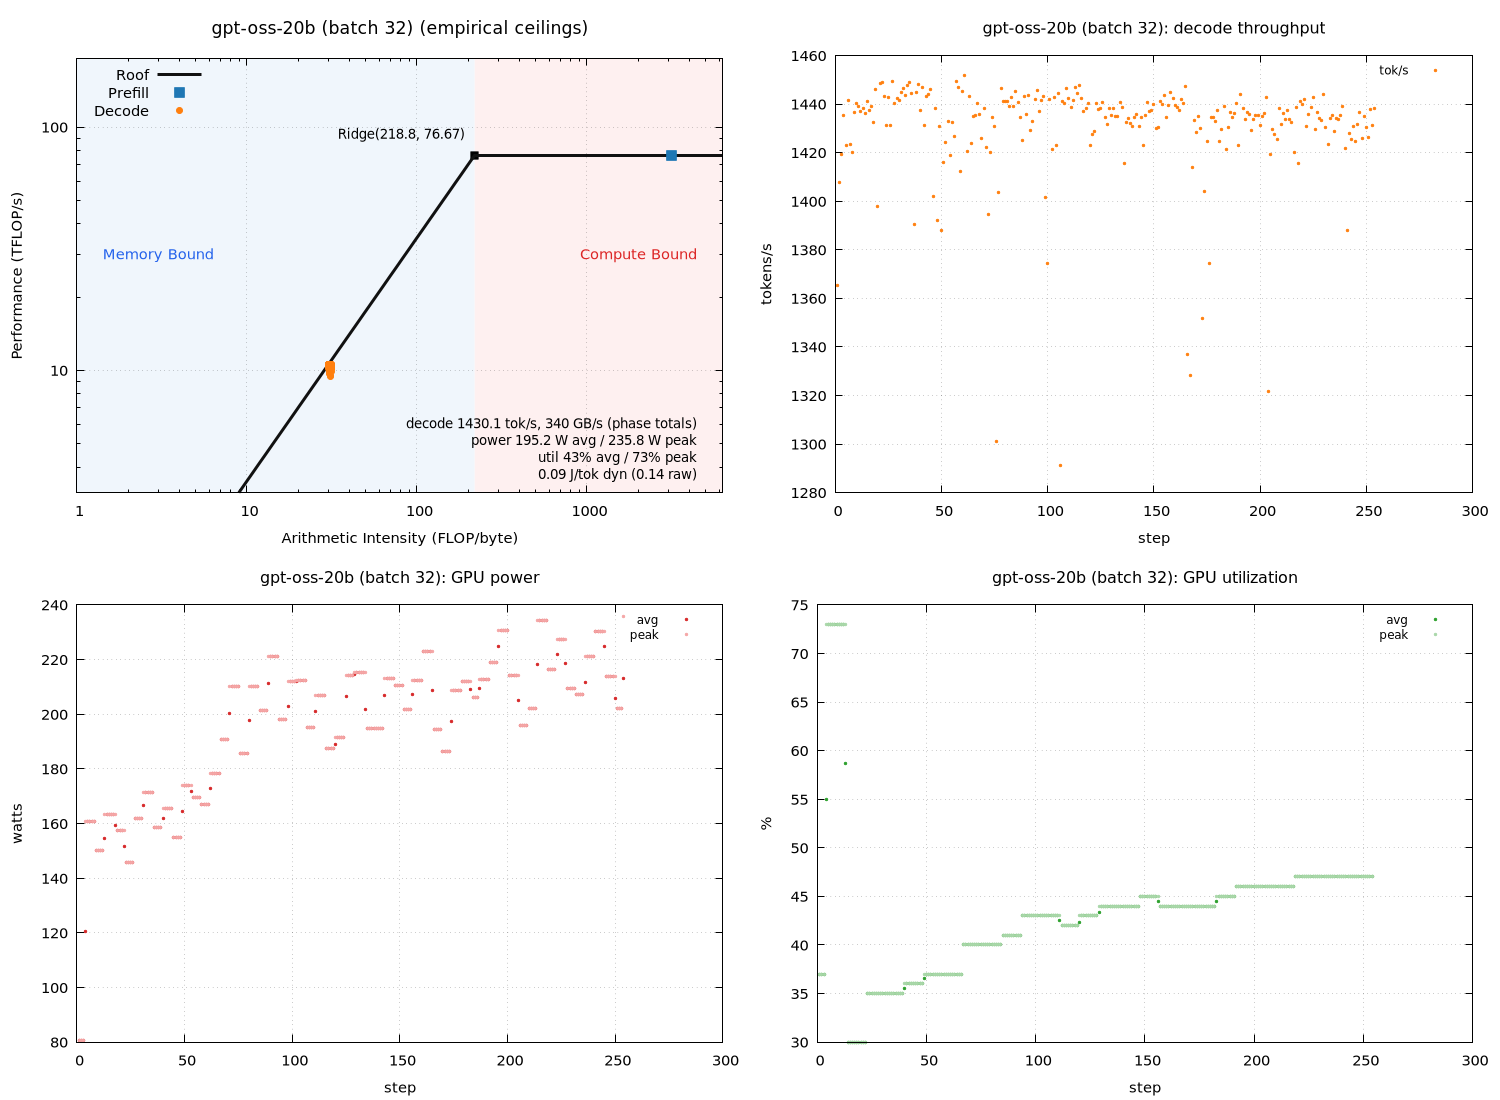

This chart was generated by the following gnuplot code:
set terminal pngcairo size 1500,1100 enhanced font 'Sans,11'
set output 'sweep_a100_vllm/gpt_b032_roofline.png'
set datafile separator "\t"
set datafile missing 'NaN'
set multiplot layout 2,2
unset label
unset object
unset arrow
set title "gpt-oss-20b (batch 32) (empirical ceilings)" font ',13'
set xlabel "Arithmetic Intensity (FLOP/byte)"
set ylabel "Performance (TFLOP/s)"
set logscale xy
set xrange [1:6316.27]
set yrange [3.14097:191.678]
set grid xtics ytics
set key top left
set object 1 rectangle from graph 0, graph 0 to first 218.769, graph 1 \
    fillcolor rgb '#dce9f7' fillstyle solid 0.45 noborder behind
set object 2 rectangle from first 218.769, graph 0 to graph 1, graph 1 \
    fillcolor rgb '#fbdcdc' fillstyle solid 0.45 noborder behind
set label 1 "Memory Bound" at graph 0.04, graph 0.55 left \
    textcolor rgb '#2563eb' font ',11'
set label 2 "Compute Bound" at graph 0.96, graph 0.55 right \
    textcolor rgb '#dc2626' font ',11'
set label 3 "Ridge(218.8, 76.67)" \
    at first 218.769, first 76.6712 right \
    point pointtype 5 pointsize 1.2 \
    offset character -1.5, character 1 font ',10'
set label 4 "decode 1430.1 tok/s, 340 GB/s (phase totals)\npower 195.2 W avg / 235.8 W peak\nutil 43% avg / 73% peak\n0.09 J/tok dyn (0.14 raw)" at graph 0.96, graph 0.16 right font ',10'
peak_t = 76.6712
peak_b = 350.466
roof(x) = (x * peak_b / 1000.0 < peak_t) ? x * peak_b / 1000.0 : peak_t
plot roof(x) with lines linewidth 3 linecolor rgb '#111111' title 'Roof', \
     'sweep_a100_vllm/gpt_b032_roofline.dat' using 3:(strcol(2) eq 'prefill' ? $4 : 1/0) with points \
         pointtype 5 pointsize 1.6 linecolor rgb '#1f77b4' title 'Prefill', \
     'sweep_a100_vllm/gpt_b032_roofline.dat' using 3:(strcol(2) eq 'decode' ? $4 : 1/0) with points \
         pointtype 7 pointsize 1.0 linecolor rgb '#ff7f0e' title 'Decode'

unset label
unset object
unset arrow
unset logscale
set xrange [*:*]
set yrange [*:*]
set title "gpt-oss-20b (batch 32): decode throughput" font ',12'
set xlabel "step"
set ylabel "tokens/s"
set grid xtics ytics
set key top right font ',9'
plot 'sweep_a100_vllm/gpt_b032_roofline.dat' using 1:(strcol(2) eq 'decode' ? $5 : 1/0) with points pointtype 7 pointsize 0.4 linecolor rgb '#ff7f0e' title 'tok/s'

unset label
unset object
unset arrow
unset logscale
set xrange [*:*]
set yrange [*:*]
set title "gpt-oss-20b (batch 32): GPU power" font ',12'
set xlabel "step"
set ylabel "watts"
set grid xtics ytics
set key top right font ',9'
plot 'sweep_a100_vllm/gpt_b032_roofline.dat' using 1:(strcol(2) eq 'decode' ? $6 : 1/0) with points pointtype 7 pointsize 0.4 linecolor rgb '#d62728' title 'avg', \
     'sweep_a100_vllm/gpt_b032_roofline.dat' using 1:(strcol(2) eq 'decode' ? $8 : 1/0) with points pointtype 7 pointsize 0.4 linecolor rgb '#f4a6a6' title 'peak'

unset label
unset object
unset arrow
unset logscale
set xrange [*:*]
set yrange [*:*]
set title "gpt-oss-20b (batch 32): GPU utilization" font ',12'
set xlabel "step"
set ylabel "%"
set grid xtics ytics
set key top right font ',9'
plot 'sweep_a100_vllm/gpt_b032_roofline.dat' using 1:(strcol(2) eq 'decode' ? $7 : 1/0) with points pointtype 7 pointsize 0.4 linecolor rgb '#2ca02c' title 'avg', \
     'sweep_a100_vllm/gpt_b032_roofline.dat' using 1:(strcol(2) eq 'decode' ? $9 : 1/0) with points pointtype 7 pointsize 0.4 linecolor rgb '#a9d7a9' title 'peak'

unset multiplot
